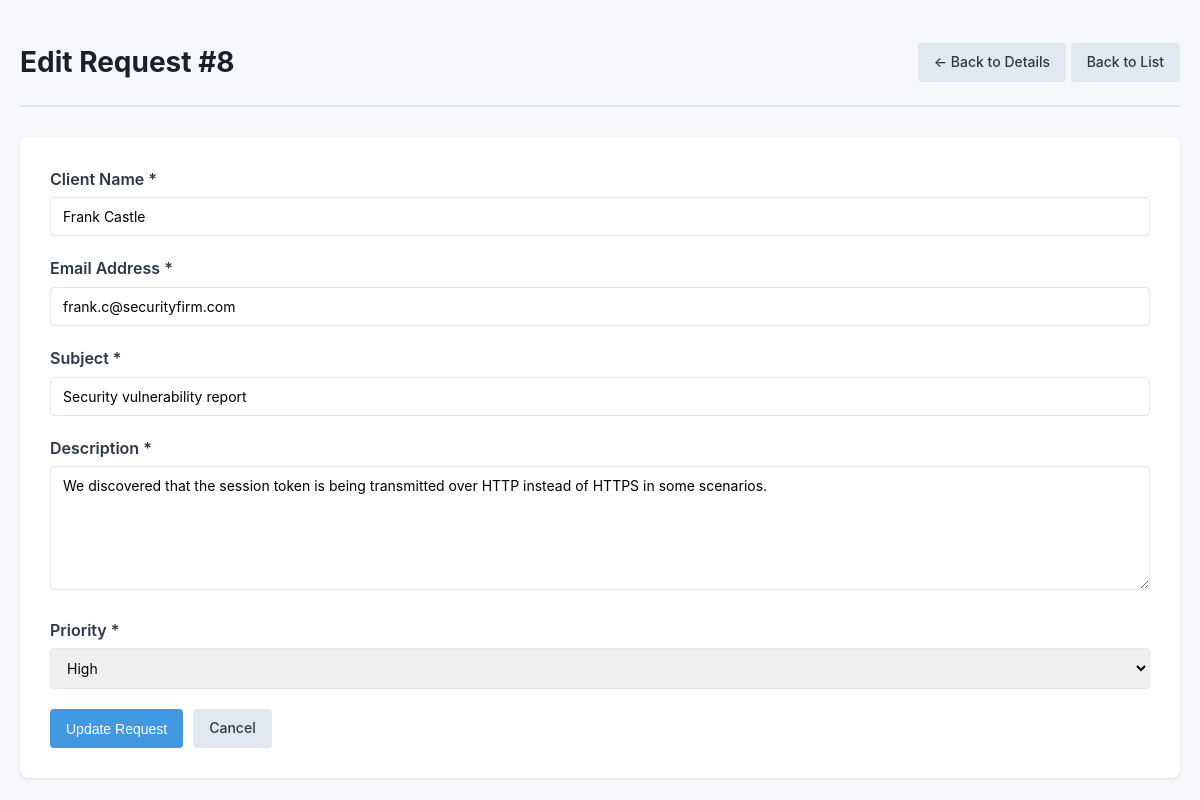
Screenshot of /edit.php?id=8 with the database file from the repository.
### tables this page shows
CREATE TABLE IF NOT EXISTS requests (
    id INT AUTO_INCREMENT PRIMARY KEY,
    fullname VARCHAR(100) NOT NULL,
    email VARCHAR(255) NOT NULL,
    subject VARCHAR(255) NOT NULL,
    description TEXT NOT NULL,
    priority ENUM('low', 'normal', 'high') NOT NULL DEFAULT 'normal',
    status ENUM('new', 'in_progress', 'closed') NOT NULL DEFAULT 'new',
    created_at TIMESTAMP DEFAULT CURRENT_TIMESTAMP,
    updated_at TIMESTAMP DEFAULT CURRENT_TIMESTAMP ON UPDATE CURRENT_TIMESTAMP,
    INDEX idx_status (status),
    INDEX idx_priority (priority),
    INDEX idx_email (email),
    INDEX idx_name (fullname)
);

### includes/Database.php (called while the page is built, shortened)
<?php
class Database {
    private static $instance = null;
    private $connection;
    private function __construct() {
            $configPath = __DIR__ . '/../config/database.php';
        $config = require_once $configPath;
        try {
            $dsn = sprintf(
                'mysql:host=%s;port=%s;dbname=%s;charset=%s',
                $config['host'],
                $config['port'] ?? '3306',
                $config['database'],
                $config['charset']
            );
            $this->connection = new PDO(
                $dsn,
                $config['username'],
                $config['password'],
                [
                    PDO::ATTR_ERRMODE => PDO::ERRMODE_EXCEPTION,
                    PDO::ATTR_DEFAULT_FETCH_MODE => PDO::FETCH_ASSOC,
                    PDO::ATTR_EMULATE_PREPARES => false,
                    PDO::MYSQL_ATTR_INIT_COMMAND => "SET NAMES utf8"
                ]
            );
        } catch (PDOException $e) {
            die('Database connection failed: ' . $e->getMessage());
        }
    }
    public static function getInstance() {
        if (self::$instance === null) {
            self::$instance = new self();
        }
        return self::$instance;
    }
    public function getConnection() {
        return $this->connection;
    }
}

### config/database.php (called while the page is built)
<?php
$host = getenv('MYSQL_HOST') ?: 'localhost';
$port = getenv('MYSQL_PORT') ?: '3306';
$database = getenv('MYSQL_DATABASE') ?: 'request_system';
$username = getenv('MYSQL_USER') ?: 'root';
$password = getenv('MYSQL_PASSWORD') ?: '';
return [
    'host' => $host,
    'port' => $port,
    'database' => $database,
    'username' => $username,
    'password' => $password,
    'charset' => 'utf8'
];

### includes/Request.php (called while the page is built, shortened)
<?php
require_once __DIR__ . '/Database.php';
class Request {
    private $db;
    public function __construct() {
        $this->db = Database::getInstance()->getConnection();
    }
    public function getById($id) {
        $stmt = $this->db->prepare("SELECT * FROM requests WHERE id = :id");
        $stmt->execute([':id' => $id]);
        return $stmt->fetch();
    }
}

### includes/helpers.php (called while the page is built, shortened)
<?php
function escape($string) {
    return htmlspecialchars($string, ENT_QUOTES, 'UTF-8');
}

### edit.php (the view, shortened to what this page needs)
<?php
require_once 'includes/Database.php';
require_once 'includes/Request.php';
require_once 'includes/helpers.php';
$requestModel = new Request();
$id = isset($_GET['id']) ? (int)$_GET['id'] : 0;
$request = $requestModel->getById($id);
$errors = [];
$formData = [
    'fullname' => $request['fullname'],
    'email' => $request['email'],
    'subject' => $request['subject'],
    'description' => $request['description'],
    'priority' => $request['priority']
];
?>
<!DOCTYPE html>
<html lang="en">
<head>
    <link rel="stylesheet" href="css/style.css">
</head>
<body>
    <div class="container">
        <header>
            <h1>Edit Request #<?= $request['id'] ?></h1>
            <div>
                <a href="view.php?id=<?= $request['id'] ?>" class="btn btn-secondary">← Back to Details</a>
                <a href="index.php" class="btn btn-secondary">Back to List</a>
            </div>
        </header>
        <form method="POST" class="request-form">
            <div class="form-group">
                <label for="fullname">Client Name *</label>
                <input type="text" id="fullname" name="fullname"
                       value="<?= escape($formData['fullname'] ?? '') ?>"
                       class="<?= isset($errors['fullname']) ? 'error' : '' ?>">
            </div>
            <div class="form-group">
                <label for="email">Email Address *</label>
                <input type="email" id="email" name="email"
                       value="<?= escape($formData['email'] ?? '') ?>"
                       class="<?= isset($errors['email']) ? 'error' : '' ?>">
            </div>
            <div class="form-group">
                <label for="subject">Subject *</label>
                <input type="text" id="subject" name="subject"
                       value="<?= escape($formData['subject'] ?? '') ?>"
                       class="<?= isset($errors['subject']) ? 'error' : '' ?>">
            </div>
            <div class="form-group">
                <label for="description">Description *</label>
                <textarea id="description" name="description" rows="6"
                          class="<?= isset($errors['description']) ? 'error' : '' ?>"><?= escape($formData['description'] ?? '') ?></textarea>
            </div>
            <div class="form-group">
                <label for="priority">Priority *</label>
                <select id="priority" name="priority" class="<?= isset($errors['priority']) ? 'error' : '' ?>">
                    <option value="high" <?= $formData['priority'] === 'high' ? 'selected' : '' ?>>High</option>
                </select>
            </div>
            <div class="form-actions">
                <button type="submit" class="btn btn-primary">Update Request</button>
                <a href="view.php?id=<?= $request['id'] ?>" class="btn btn-secondary">Cancel</a>
            </div>
        </form>
    </div>
</body>
</html>

### css/style.css (style rules this page uses)
* { margin: 0; padding: 0; box-sizing: border-box; }
body { font-family: -apple-system, BlinkMacSystemFont, "Segoe UI", Roboto, "Helvetica Neue", Arial, sans-serif; background: #f5f7fa; color: #333; line-height: 1.6; padding: 20px; }
.container { max-width: 1200px; margin: 0 auto; }
header { display: flex; justify-content: space-between; align-items: center; padding: 20px 0; border-bottom: 2px solid #e1e8ed; margin-bottom: 30px; }
header h1 { font-size: 28px; color: #1a202c; }
.btn { display: inline-block; padding: 8px 16px; border: none; border-radius: 4px; font-size: 14px; font-weight: 500; text-decoration: none; cursor: pointer; transition: background 0.2s; }
.btn-primary { background: #4299e1; color: white; }
.btn-secondary { background: #e2e8f0; color: #2d3748; }
.request-form { background: white; padding: 30px; border-radius: 8px; box-shadow: 0 1px 3px rgba(0,0,0,0.1); }
.form-group { margin-bottom: 20px; }
.form-group label { display: block; margin-bottom: 5px; font-weight: 600; color: #2d3748; }
.form-group input, .form-group textarea, .form-group select { width: 100%; padding: 10px 12px; border: 1px solid #e2e8f0; border-radius: 4px; font-size: 14px; font-family: inherit; }
.form-actions { display: flex; gap: 10px; margin-top: 20px; }

### rows the page displays
requests: id "8", fullname "Frank Castle", email "frank.c@securityfirm.com", subject "Security vulnerability report", description "We discovered that the session token is being transmitted over HTTP instead of HTTPS in some scenarios.", priority "High"
